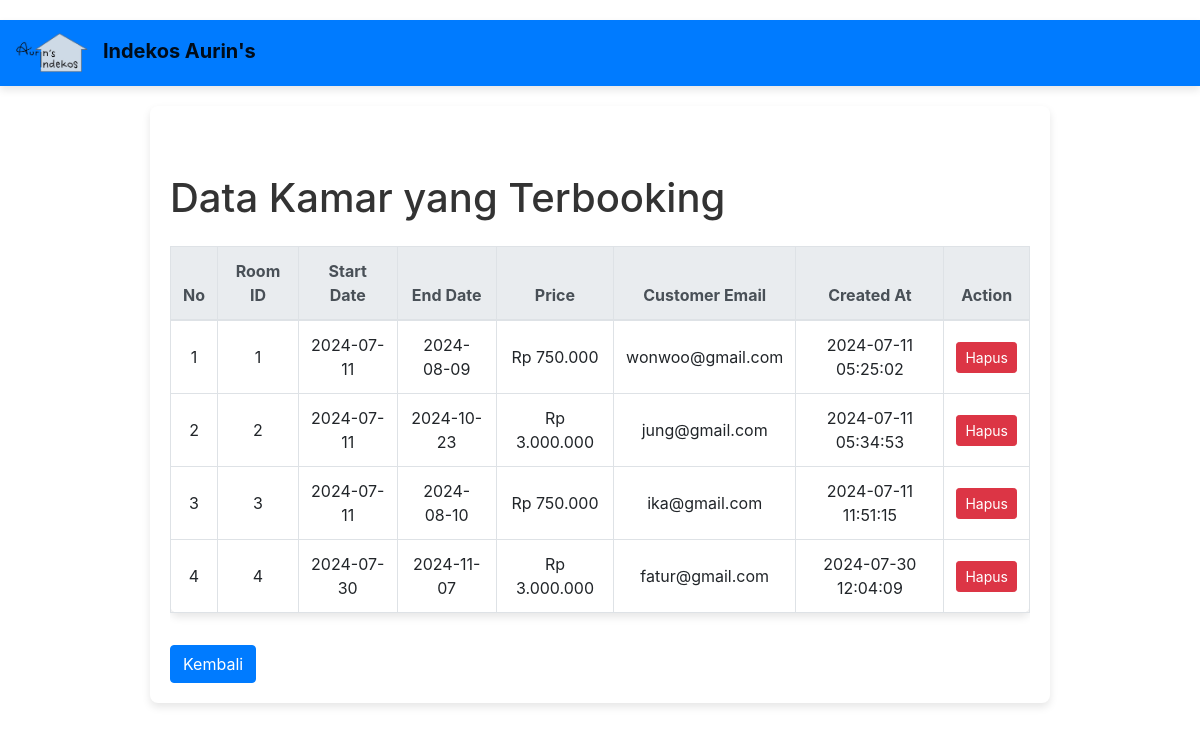
Page /kamar.php on the committed database.
### tables this page shows
CREATE TABLE IF NOT EXISTS `reservations` (
  `id` int(11) NOT NULL,
  `room_id` int(11) DEFAULT NULL,
  `start_date` date DEFAULT NULL,
  `end_date` date DEFAULT NULL,
  `price` decimal(10,2) DEFAULT NULL,
  `created_at` timestamp NOT NULL DEFAULT CURRENT_TIMESTAMP,
  `email` varchar(35) NOT NULL,
  `available` tinyint(1) DEFAULT '1',
  `status` enum('reserved','available') NOT NULL DEFAULT 'reserved'
);

### kamar.php (the view, shortened to what this page needs)
<!DOCTYPE html>
<html lang="en">
<head>
    <link href="https://stackpath.bootstrapcdn.com/bootstrap/4.5.2/css/bootstrap.min.css" rel="stylesheet">
</head>
<body>
    <nav class="navbar navbar-expand-lg navbar-light">
        <a class="navbar-brand" href="#">
            <img src="logo2-removebg-preview.png" alt="Logo">
            Indekos Aurin's
        </a>
    </nav>
    <div class="container">
        <h1 class="mt-5 mb-4">Data Kamar yang Terbooking</h1>
        <div class="table-responsive">
            <table class="table table-bordered table-hover">
                <thead class="thead-light">
                    <tr>
                        <th scope="col">No</th>
                        <th scope="col">Room ID</th>
                        <th scope="col">Start Date</th>
                        <th scope="col">End Date</th>
                        <th scope="col">Price</th>
                        <th scope="col">Customer Email</th>
                        <th scope="col">Created At</th>
                        <th scope="col">Action</th>
                    </tr>
                </thead>
                <tbody>
                    <?php
                    $servername = "localhost";
                    $username = "root";
                    $password = "";
                    $dbname = "indekos";
                    $conn = new mysqli($servername, $username, $password, $dbname);
                    $sql_select = "SELECT * FROM reservations ORDER BY created_at ASC";
                    $result = $conn->query($sql_select);
                    $counter = 1;
                    if ($result->num_rows > 0) {
                        while ($row = $result->fetch_assoc()) {
                            echo "<tr>";
                            echo "<td>" . $counter . "</td>";
                            echo "<td>" . $row["room_id"] . "</td>";
                            echo "<td>" . $row["start_date"] . "</td>";
                            echo "<td>" . $row["end_date"] . "</td>";
                            echo "<td>Rp " . number_format($row["price"], 0, ",", ".") . "</td>";
                            echo "<td>" . $row["email"] . "</td>";
                            echo "<td>" . $row["created_at"] . "</td>";
                            echo "<td>
                                    <form action='" . htmlspecialchars($_SERVER["PHP_SELF"]) . "' method='post'>
                                        <input type='hidden' name='room_id' value='" . $row["room_id"] . "'>
                                        <button type='submit' name='delete' class='btn btn-danger btn-sm' onclick='return confirm(\"Apakah Anda yakin ingin menghapus?\")'>Hapus</button>
                                    </form>
                                </td>";
                            echo "</tr>";
                            $counter++;
                        }
                    } else {
                        echo "<tr><td colspan='8'>Tidak ada data kamar yang terbooking.</td></tr>";
                    }
                    ?>
                </tbody>
            </table>
        </div>
        <a href="adminn.php" class="btn btn-primary mt-3">Kembali</a>
    </div>
</body>
</html>

### kamar.php (style rules this page uses)
body { background-color: #ffffff; color: #333333; padding-top: 20px; }
.container { max-width: 900px; margin: auto; background-color: #ffffff; padding: 20px; border-radius: 8px; box-shadow: 0 4px 8px rgba(0, 0, 0, 0.1); margin-top: 20px; }
.table { background-color: #ffffff; box-shadow: 0 4px 8px rgba(0, 0, 0, 0.1); border-radius: 8px; }
.table th, .table td { text-align: center; vertical-align: middle; }
.navbar { background-color: #007bff; box-shadow: 0 4px 8px rgba(0, 0, 0, 0.1); }
.navbar-brand { color: #ffffff; font-weight: bold; }
.navbar-brand img { height: 40px; margin-right: 10px; }
.btn-primary { background-color: #007bff; border-color: #007bff; }

### rows in the picture
reservations: room "1", start_date "2024-07-11", end_date "2024-08-09", price "750.000", email "wonwoo@gmail.com", created_at "2024-07-11 05:25:02"
reservations: room "2", start_date "2024-07-11", end_date "2024-10-23", price "3.000.000", email "jung@gmail.com", created_at "2024-07-11 05:34:53"
reservations: room "3", start_date "2024-07-11", end_date "2024-08-10", price "750.000", email "ika@gmail.com", created_at "2024-07-11 11:51:15"
reservations: room "4", start_date "2024-07-30", end_date "2024-11-07", price "3.000.000", email "fatur@gmail.com", created_at "2024-07-30 12:04:09"
